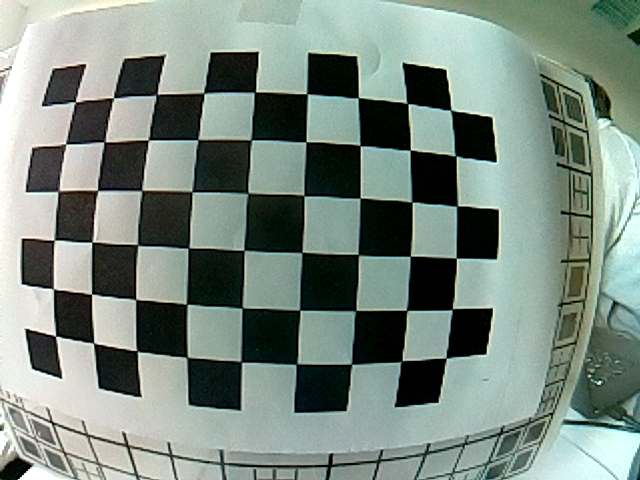
#> input picture storage/chessboard-calibration/0.png, 640 x 480 px; its folder holds 4 pictures in this run
$ python calibrate_chessboard.py
#> lines starting #> are read from the running program, lines starting #| are printed output that depends on the picture
### chessboard.py
import cv2
import numpy as np
import pathlib


def calibrate_chessboard(dir_path, image_format, square_size, width, height):
    """Calibrate a camera using chessboard images."""
#> called with image_format = 'png', square_size = 1.5, width = 9, height = 6
    # termination criteria
    criteria = (cv2.TERM_CRITERIA_EPS + cv2.TERM_CRITERIA_MAX_ITER, 30, 0.001)

    # prepare object points, like (0,0,0), (1,0,0), (2,0,0) ....,(8,6,0)
    objp = np.zeros((height * width, 3), np.float32)
    objp[:, :2] = np.mgrid[0:width, 0:height].T.reshape(-1, 2)

    objp = objp * square_size

    # Arrays to store object points and image points from all the images.
    objpoints = []  # 3d point in real world space
    imgpoints = []  # 2d points in image plane.
    path = pathlib.Path(dir_path)
    images = path.glob(f'*.{image_format}')
    print("Path exists? -> " + str(path.exists()))
    # Iterate through all images
    for fname in images:
        img = cv2.imread(str(fname))
#> img is the input picture: shape (480, 640, 3); mean B, G, R 128.4, 137.6, 123.1
        gray = cv2.cvtColor(img, cv2.COLOR_BGR2GRAY)
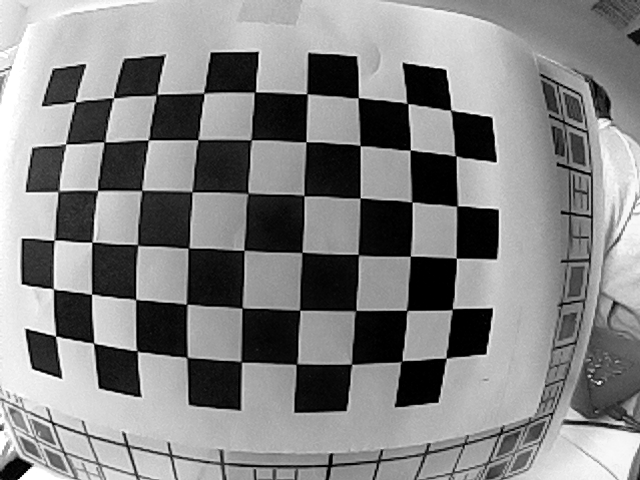
#> gray: shape (480, 640); min 0, max 255, mean 132.2

        # Find the chess board corners
        # print(gray.shape[::-1])
        print("Try to find chessboardcorners from " + str(fname))
        ret, corners = cv2.findChessboardCorners(gray, (width, height), None)
#> ret = True; corners = 54 rows, first 8: [75.53, 101.6], [113.6, 97.74], [157.5, 93.68], [203.9, 93.09], [255.5, 91.57], [306.8, 93.95], [358.4, 97.71], [408.4, 104]
        print(ret)
#| True
        # If found, add object points, image points (after refining them)
        if ret:
            print("found!")
            objpoints.append(objp)

            corners2 = cv2.cornerSubPix(gray, corners, (11, 11), (-1, -1), criteria)
#> corners2 = 54 rows, first 8: [75.33, 101.7], [113.3, 97.74], [156.7, 94.61], [204.1, 93.08], [255, 91.97], [307.1, 93.74], [358.2, 97.68], [407.4, 103.2]
            imgpoints.append(corners2)
#> pass 2 of the loop in calibrate_chessboard, `for fname in images:`:
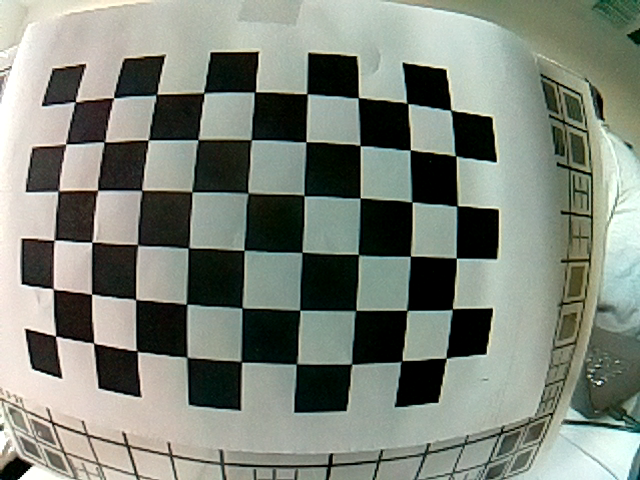
#> input picture storage/chessboard-calibration/1.png, 640 x 480 px
#> in calibrate_chessboard, img is the input picture: shape (480, 640, 3); mean B, G, R 121.2, 131.8, 125.5
#> in calibrate_chessboard, `gray = cv2.cvtColor(img, cv2.COLOR_BGR2GRAY)`:
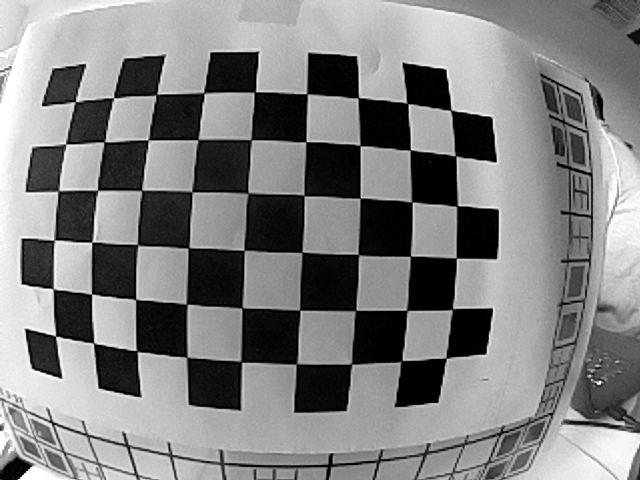
#> gray: shape (480, 640); min 0, max 255, mean 128.7
#> corners = 54 rows, first 8: [75.48, 101.5], [113.7, 97.67], [157.1, 93.81], [203.8, 92.73], [255.5, 91.6], [306.8, 93.96], [358.6, 97.59], [408.3, 104.1]
#| True
#> corners2 = 54 rows, first 8: [75.34, 101.6], [113.3, 97.78], [156.5, 94.56], [204, 92.91], [255, 91.9], [307.1, 93.73], [358.3, 97.65], [407.4, 103]
#> pass 3 of the loop in calibrate_chessboard, `for fname in images:`:
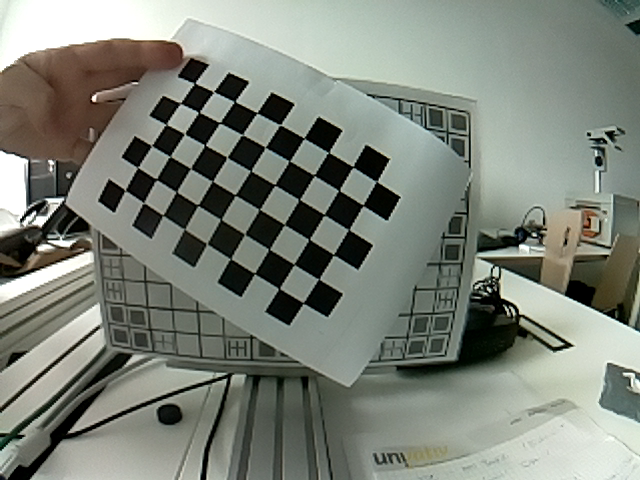
#> input picture storage/chessboard-calibration/10.png, 640 x 480 px
#> in calibrate_chessboard, img is the input picture: shape (480, 640, 3); mean B, G, R 120.8, 130.8, 125.2
#> in calibrate_chessboard, `gray = cv2.cvtColor(img, cv2.COLOR_BGR2GRAY)`:
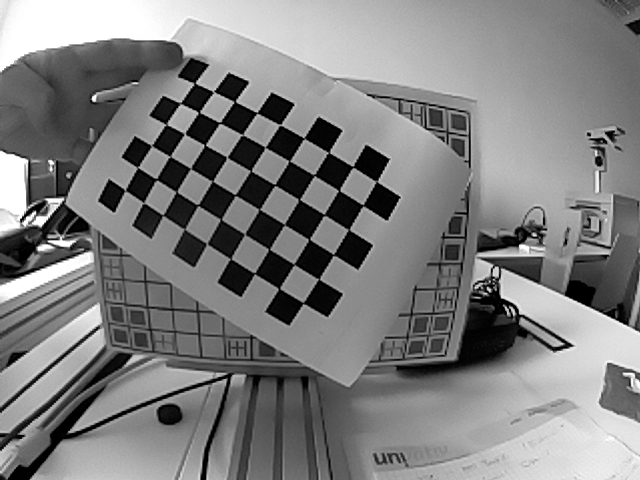
#> gray: shape (480, 640); min 0, max 255, mean 128
#> corners = 54 rows, first 8: [196, 86], [213.5, 91.65], [234.8, 101.5], [257, 112.6], [280.4, 124.9], [304, 138.5], [329.5, 152.7], [353.1, 166.6]
#| True
#> corners2 = 54 rows, first 8: [194.5, 83.22], [213.7, 91.66], [234.6, 101.5], [256.9, 112.7], [280.2, 124.8], [303.9, 138.2], [328.5, 152.3], [352.8, 166.7]
#> the loop made 4 passes; the first 3 are shown

    # Calibrate camera
    print("Calculate Camera Calibration")
    ret, mtx, dist, rvecs, tvecs = cv2.calibrateCamera(objpoints, imgpoints, gray.shape[::-1], None, None)

    return [ret, mtx, dist, rvecs, tvecs]

### utils.py
import cv2


def save_coefficients(mtx, dist, path):
    """Save the camera matrix and the distortion coefficients to given path/file."""
    cv_file = cv2.FileStorage(path, cv2.FILE_STORAGE_WRITE)
    cv_file.write('K', mtx)
    cv_file.write('D', dist)
    # note you *release* you don't close() a FileStorage object
    cv_file.release()


# [12 lines left out: function load_coefficients, not called in this run]

### calibrate_chessboard.py
from chessboard import calibrate_chessboard
from utils import load_coefficients, save_coefficients

# Parameters
IMAGES_DIR = '/home/pi/ball-hoop-picam/storage/chessboard-calibration'
IMAGES_FORMAT = 'png'
SQUARE_SIZE = 1.5
WIDTH = 9
HEIGHT = 6

# Calibrate
ret, mtx, dist, rvecs, tvecs = calibrate_chessboard(
    IMAGES_DIR,
    IMAGES_FORMAT,
    SQUARE_SIZE,
    WIDTH,
    HEIGHT
)
# Save coefficients into a file
save_coefficients(mtx, dist, "calibration_chessboard.yml")
